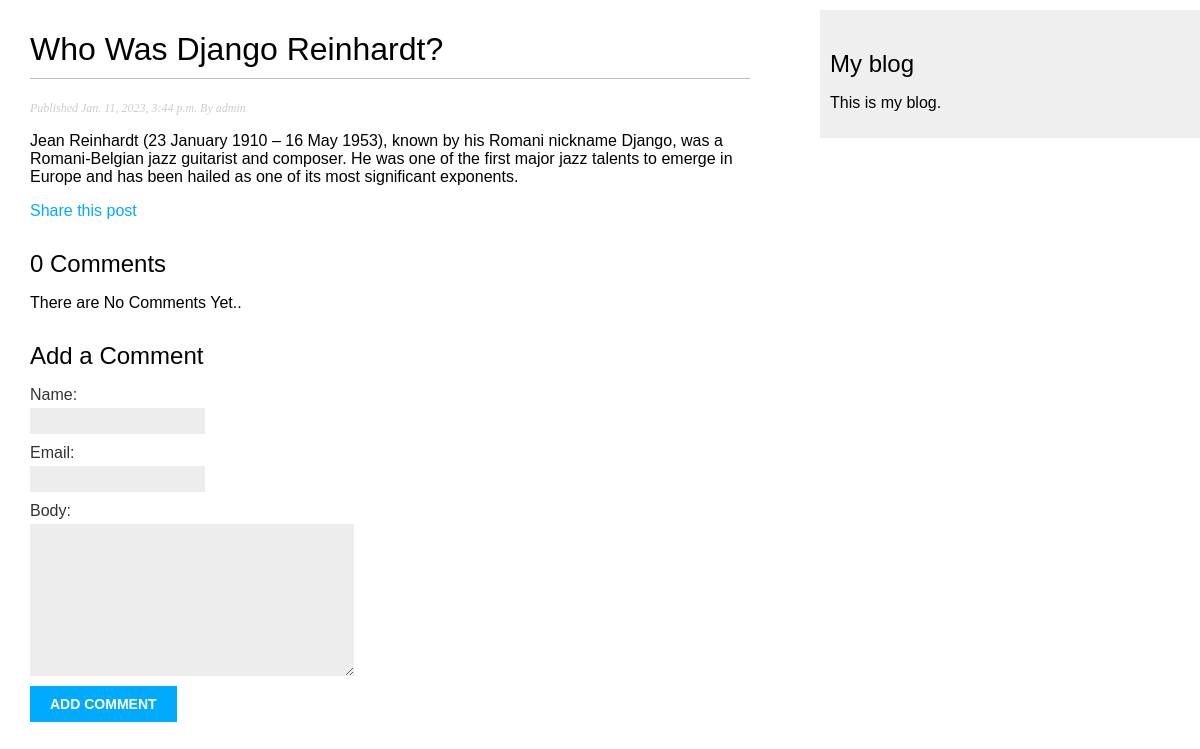
/blog/2023/1/11/Who_Was_Django_Reinhardt/, run on the app's committed database.
### blog/models.py (models this page shows, shortened)
class Post(models.Model):
    class Status(models.TextChoices):
        DRAFT =    'DF', 'Draft',
        PUBLISHED = 'PB', 'Published',
    title = models.CharField(max_length=250)
    slug = models.SlugField(max_length=250, unique_for_date='publish')
    author = models.ForeignKey(User, on_delete=models.CASCADE, related_name='blog_posts')
    body = models.TextField()
    publish = models.DateTimeField(default=timezone.now)
    created = models.DateTimeField(auto_now_add=True)
    updated = models.DateTimeField(auto_now=True)
    status = models.CharField(max_length=2, choices=Status.choices, default=Status.DRAFT)
    objects = models.Manager() #the default Manager
    published = PublisedManager() #the customer manager
    class Meta:
        ordering = ['-publish']
        indexes = [
            models.Index(fields=['-publish']),
        ]

### blog/views.py (the view)
# urls.py: path('<int:year>/<int:month>/<int:day>/<slug:post>/', views.post_detail, name='post_detail'),
def post_detail(request, year, month, day, post):
    post = get_object_or_404(Post, status=Post.Status.PUBLISHED,
                            slug=post,
                            publish__year=year,
                            publish__month=month,
                            publish__day=day)
    comments = post.comments.filter(active=True)
    form = CommentForm()
    return render(request, 'blog/post/detail.html',
                            {'post': post,
                            'comments': comments,
                            'form':form})

### blog/forms.py
class CommentForm(forms.ModelForm):
    class Meta:
        model = Comment
        fields = ['name', 'email', 'body']

### blog/templates/blog/post/detail.html (shortened to what this page needs)
{% extends 'blog/base.html' %}
{% block content %}
<h1>{{post.title}}</h1>
<p class='date'>
    Published {{post.publish}} By {{post.author}}
</p>
{{post.body | linebreaks }}
<p>
    <a href="{% url "blog:post_share" post.id %}">
        Share this post
    </a>
</p>
{% with comments.count as total_comments %}
    <h2>
        {{ total_comments }} Comment{{ total_comments|pluralize }}
    </h2>
{% endwith %}
{% for comment in comments  %}
    <div class="comment">
        <p class="info">
            Comment {{ forloop.counter }} by {{ comment.name }}
            {{ comment.created }}
        </p>
        {{ comment.body|linebreaks }}
    </div>
    {% empty %}
    <p>There are No Comments Yet..</p>
{% endfor %}
{% include 'blog/post/includes/comment_form.html' %}
{% endblock content %}

### blog/static/css/blog.css (style rules this page uses)
body { margin:10px 0; padding:0; font-family:helvetica, sans-serif; }
a { color:#00abff; text-decoration:none; }
h1 { font-weight:normal; border-bottom:1px solid #bbb; padding:0 0 10px 0; }
h2 { font-weight:normal; margin:30px 0 0; }
p.date { color:#ccc; font-family: georgia, serif; font-size: 12px; font-style: italic; }
label { float:left; clear:both; color:#333; margin-bottom:4px; }
input, textarea { clear:both; float:left; margin:0 0 10px; background:#ededed; border:0; padding:6px 10px; font-size:12px; }

### data on the page
Post: title "Who Was Django Reinhardt?", publish "Jan. 11, 2023, 3:44 p.m.", author "admin", body "Jean Reinhardt (23 January 1910 – 16 May 1953), known by his Romani nickname Django, was a Romani-Belgian jazz guitarist and composer. He was one of the first major jazz talents to emerge in Europe and has been hailed as one of its most significant exponents."

### other printed values
{{ total_comments }} "0"
